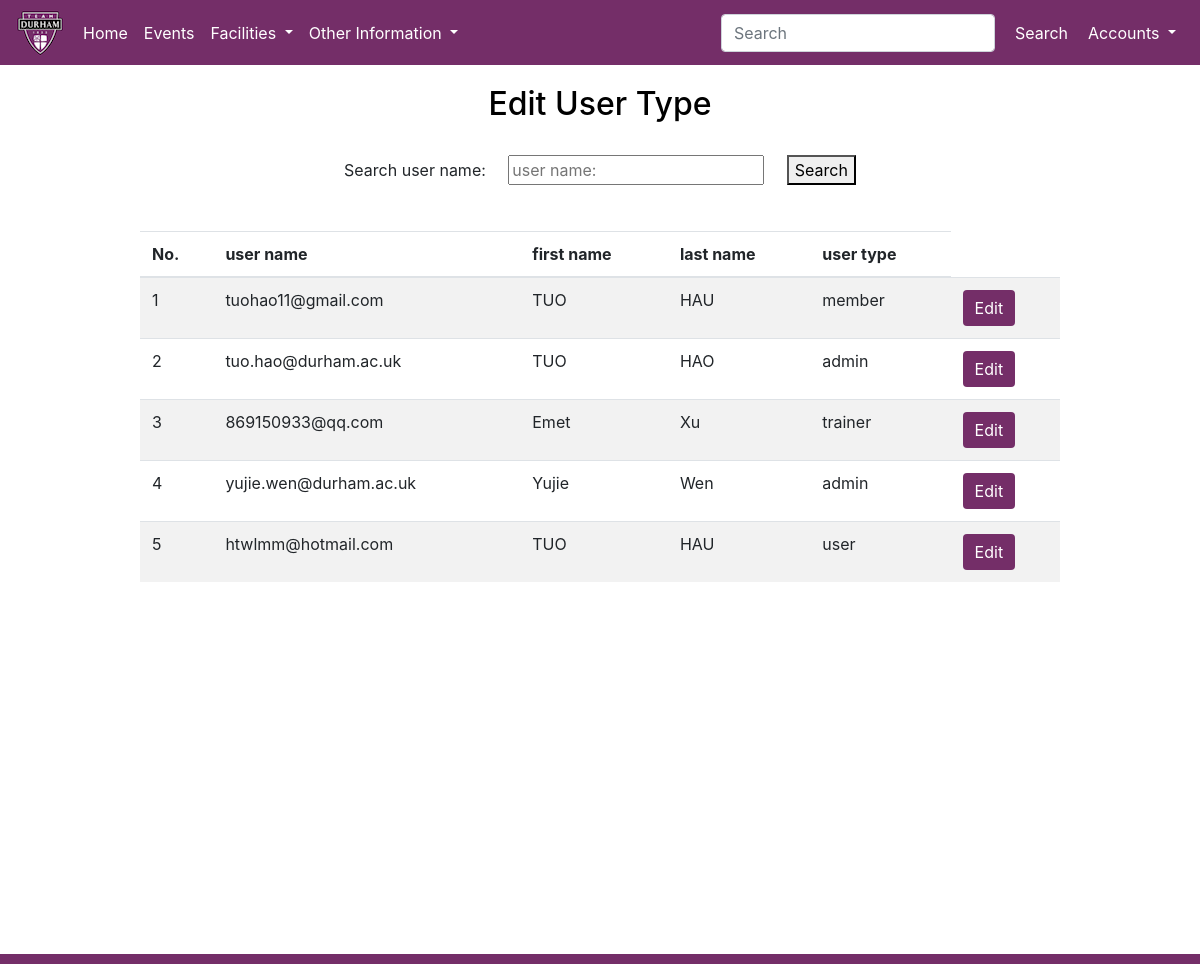
The page /editUserType.php on the database its author committed.
### tables this page shows
CREATE TABLE `Users` (
  `id` int(11) NOT NULL,
  `userName` varchar(50) DEFAULT NULL,
  `firstName` varchar(50) DEFAULT NULL,
  `lastName` varchar(50) DEFAULT NULL,
  `password` varchar(255) DEFAULT NULL,
  `role` varchar(50) DEFAULT NULL,
  `token` varchar(10) DEFAULT NULL,
  `tokenExpire` datetime(6) DEFAULT NULL,
  `emailConfirmed` tinyint(4) DEFAULT NULL
);

### editUserType.php (the view, shortened to what this page needs)
<?php
include('header.php');
include('config_wyj.php');
include('footer.php');
if($userName = $_POST['userName']){}
else{
    $userName="@";
}
$sql="SELECT * FROM Users WHERE userName LIKE '%$userName%'";
$statement = $pdo->query($sql);
?>
<!doctype html>
<html lang="en">
<head>
    <?php
    include('meta_data.php');
    ?>
</head>
<body>
<div id="content" style="margin-top:10px;margin-left: 10%; margin-right: 10%; WORD-BREAK: break-all; ">
    <div class="table_div">
    <center><h2 style="color:black;">Edit User Type</h2></center><br>
    <form  role="form" action="editUserType.php" method="post">
        <center>
        Search user name: &nbsp; &nbsp;
        <input type="text" name="userName" placeholder="user name:"> &nbsp; &nbsp;
        <button type="submit">Search</button><br>
        </center>
    </form>
    <table class="table table-striped table-hover" style="margin-top: 5%; margin-bottom: 5%;">
        <thead>
        <tr>
            <th>No.</th>
            <th>user name</th>
            <th>first name</th>
            <th>last name</th>
            <th>user type</th>
        </tr>
        </thead>
        <tbody>
        <?php
        $number=1;
        while($rows = $statement->fetch(PDO::FETCH_ASSOC)){
            ?>
            <tr>
                <td><?php echo $number; $number++;?></td>
                <td><?php echo $rows['userName'] ?></td>
                <td><?php echo $rows['firstName'] ?></td>
                <td><?php echo $rows['lastName'] ?></td>
                <td><?php echo $rows['role'] ?></td>
                <td>
                    <button class="btn btn-primary btn" data-toggle="modal" data-target="#myModal" id="<?php echo $rows['id']?>" onclick="getId(this)">Edit</button>
                </td>
            </tr>
            <?php
        }
        ?>
        </tbody>
    </table>
    </div>
</div>
</body>
</html>

### style.css (style rules this page uses)
.btn { color: white; border-style: hidden; }
.btn-primary { background-color: #742e68; }
html { position: relative; min-height: 100%; }
body { margin-bottom: 10px; }
.table_div { text-align: center; margin: 20px; }

### rows shown on the page
users: userName "tuohao11@gmail.com", firstName "TUO", lastName "HAU", role "member"
users: userName "tuo.hao@durham.ac.uk", firstName "TUO", lastName "HAO", role "admin"
users: userName "869150933@qq.com", firstName "Emet", lastName "Xu", role "trainer"
users: userName "yujie.wen@durham.ac.uk", firstName "Yujie", lastName "Wen", role "admin"
users: userName "htwlmm@hotmail.com", firstName "TUO", lastName "HAU", role "user"
